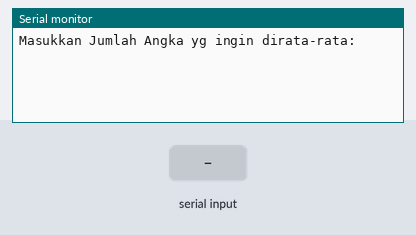
A sketch run on a simulated Arduino Uno, built with avr-gcc and run on an emulated ATmega328P. Parts: the last lines printed to the serial monitor. Inputs (shaded band) come from the test bench.

Above: at 1.2 s.
1.3 s: "90,45\n" received over Serial
At 3.2 s:
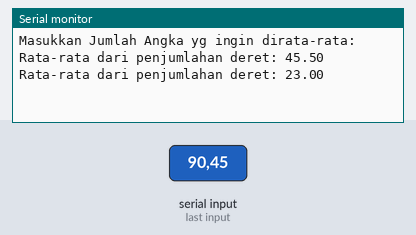
3.8 s: "30,150\n" received over Serial
At 6.3 s:
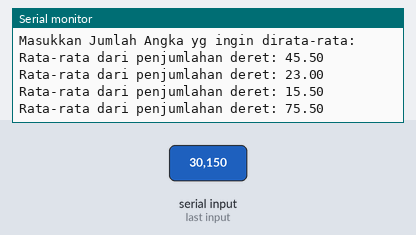
Timing chart, 0 to 7.8 s (numbered marks = the images above; inputs shaded):
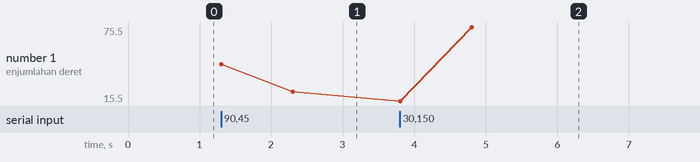

Measured:
- after the input at 1.3 s, the serial monitor: prints a new line at once (image 1)
- after the input at 3.8 s, the serial monitor: prints a new line at once (image 2)
- plotted number 1: 23 → 75.5 after the input at 3.8 s

The sketch:

Soal-8.ino
```cpp
int angka, result;
float rata;

void setup() {
  Serial.begin(9600);
  Serial.println("Masukkan Jumlah Angka yg ingin dirata-rata: ");
}

void loop() {
  if(Serial.available() > 1) {
    angka = Serial.parseInt();
    result = 0;

    for(int i = 1; i <= angka; i++) {
      result += i;
    }

    rata = (double)result / angka;
    Serial.print("Rata-rata dari penjumlahan deret: ");
    Serial.println(rata);
    delay(1000);
  }
}
```
